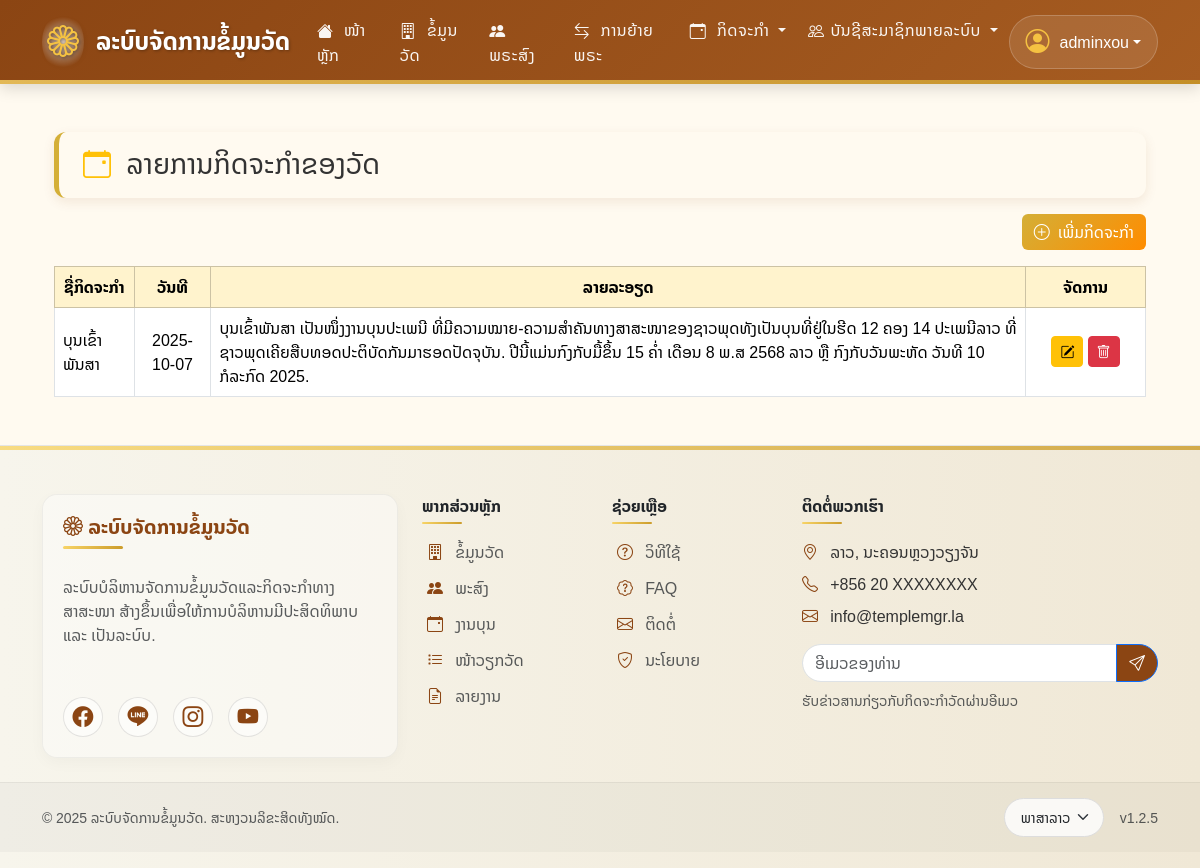
Screenshot of /temple_events/list_events.php (signed in) with the database file from the repository.
### tables this page shows
CREATE TABLE `temple_events` (
  `id` int(11) NOT NULL,
  `title` varchar(255) NOT NULL,
  `event_date` date NOT NULL,
  `description` text DEFAULT NULL,
  `created_at` timestamp NOT NULL DEFAULT current_timestamp(),
  `updated_at` timestamp NULL DEFAULT current_timestamp() ON UPDATE current_timestamp()
);

### temple_events/list_events.php (the view, shortened to what this page needs)
<?php
require_once '../config.php';
$result = $conn->query("SELECT * FROM temple_events ORDER BY event_date DESC");
include '../includes/header.php';
?>
<div class="container mt-4">
    <div class="card-temple mb-3">
        <h3 class="mb-0">
            <i class="bi bi-calendar-event me-2 text-warning"></i>
            ລາຍການກິດຈະກຳຂອງວັດ
        </h3>
    </div>
    <div class="d-flex justify-content-end mb-3">
        <a href="add_event.php" class="btn btn-temple">
            <i class="bi bi-plus-circle me-1"></i> ເພີ່ມກິດຈະກຳ
        </a>
    </div>
    <div class="table-responsive">
        <table class="table table-bordered table-hover align-middle">
            <thead class="table-warning text-center">
                <tr>
                    <th>ຊື່ກິດຈະກຳ</th>
                    <th>ວັນທີ</th>
                    <th>ລາຍລະອຽດ</th>
                    <th width="120">ຈັດການ</th>
                </tr>
            </thead>
            <tbody>
                <?php if ($result->num_rows > 0): ?>
                    <?php while($row = $result->fetch_assoc()): ?>
                        <tr>
                            <td><?= htmlspecialchars($row['title']) ?></td>
                            <td class="text-center"><?= htmlspecialchars($row['event_date']) ?></td>
                            <td><?= nl2br(htmlspecialchars($row['description'])) ?></td>
                            <td class="text-center">
                                <a href="edit_event.php?id=<?= $row['id'] ?>" class="btn btn-warning btn-sm" title="ແກ້ໄຂ">
                                    <i class="bi bi-pencil-square"></i>
                                </a>
                                <a href="delete_event.php?id=<?= $row['id'] ?>" class="btn btn-danger btn-sm" onclick="return confirmDelete(this)" title="ລົບ">
                                    <i class="bi bi-trash"></i>
                                </a>
                            </td>
                        </tr>
                    <?php endwhile; ?>
                <?php else: ?>
                    <tr>
                        <td colspan="4" class="text-center text-muted">ຍັງບໍ່ມີກິດຈະກຳ</td>
                    </tr>
                <?php endif; ?>
            </tbody>
        </table>
    </div>
</div>
<?php include '../includes/footer.php'; ?>

### includes/header.php (style rules this page uses)
:root { --primary-color: #8b4513; --primary-dark: #6a340f; --primary-light: #a65c21; --secondary-color: #f5c242; --secondary-dark: #e0af30; --accent-color: #ffc107; --background-color: #fffaf0; --text-color: #333; --header-height: 75px; --gold-gradient: linear-gradient(135deg, #f8d568, #cb9b29); --wood-gradient: linear-gradient(135deg,rgb(139, 69, 19), #a65c21); }
body { font-family: 'Noto Sans Lao', sans-serif; background-color: var(--background-color); color: var(--text-color); overflow-x: hidden; }

### temple_events/list_events.php (style rules this page uses)
.btn-temple { background: linear-gradient(135deg, #d4af37, #ff8c00); color: white; border: none; }
.card-temple { background: #fffaf0; border-left: 5px solid #d4af37; border-radius: 12px; padding: 1rem 1.5rem; box-shadow: 0 4px 12px rgba(139, 69, 19, 0.1); }

### rows the page displays
temple_events: title "ບຸນເຂົ້າພັນສາ", event_date "2025-10-07", description "ບຸນເຂົ້າພັນສາ ເປັນໜຶ່ງງານບຸນປະເພນີ ທີ່ມີຄວາມໝາຍ-ຄວາມສຳຄັນທາງສາສະໜາຂອງຊາວພຸດທັງເປັນບຸນທີ່ຢູ່ໃນຮີດ 12 ຄອງ 14 ປະເພນີລາວ ທີ່ຊາວພຸດເຄີຍສືບທອດປະຕິບັດກັນມາຮອດປັດຈຸບັນ. ປີນີ້ແມ່ນກົງກັບມື້ຂຶ້ນ 15 ຄໍ່າ ເດືອນ 8 ພ.ສ 2568 ລາວ ຫຼື ກົງກັບວັນພະຫັດ ວັນທີ 10 ກໍລະກົດ 2025."

### other values shown
$userName "adminxou"
